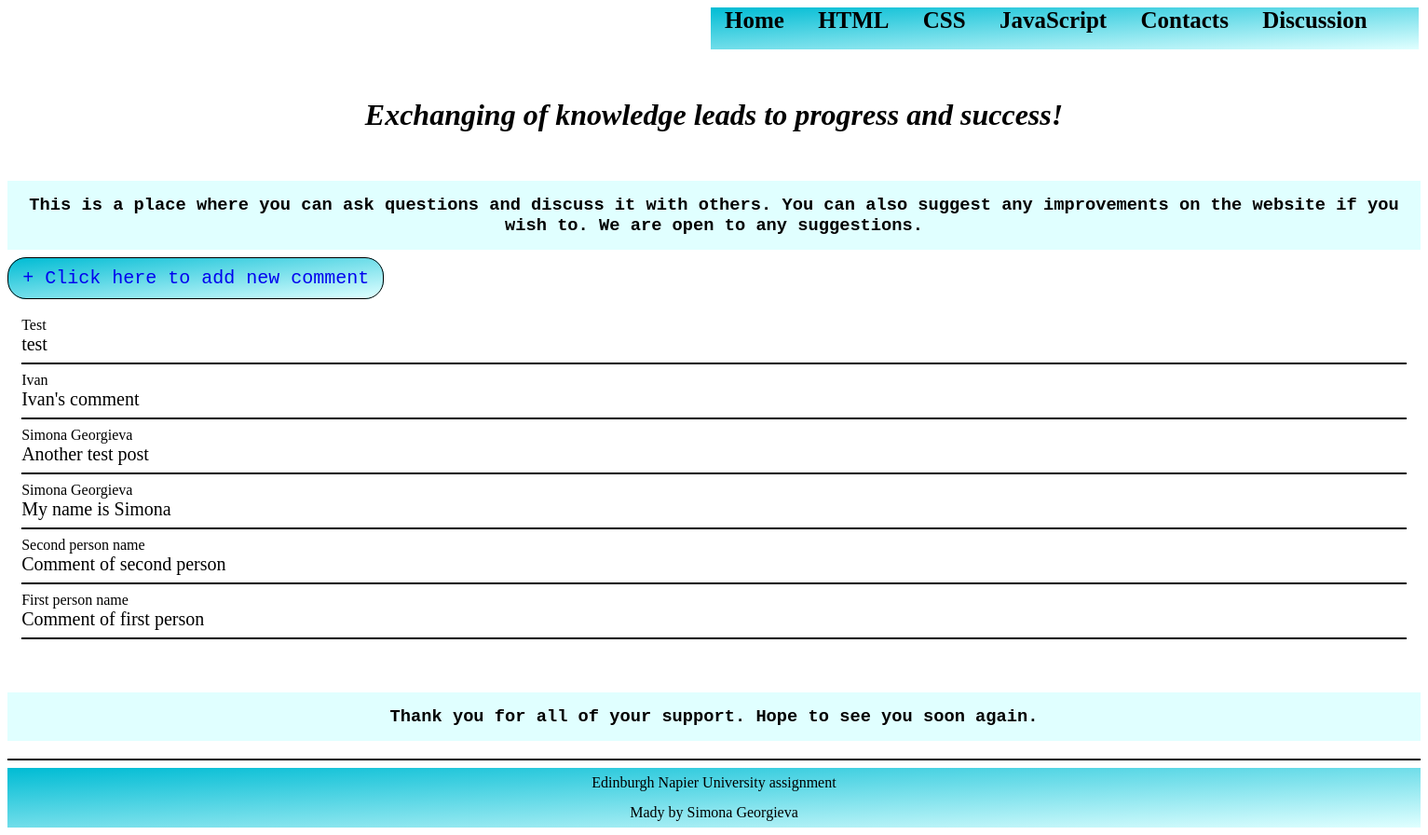
/discussion/, run on an earlier commit of the app's database.
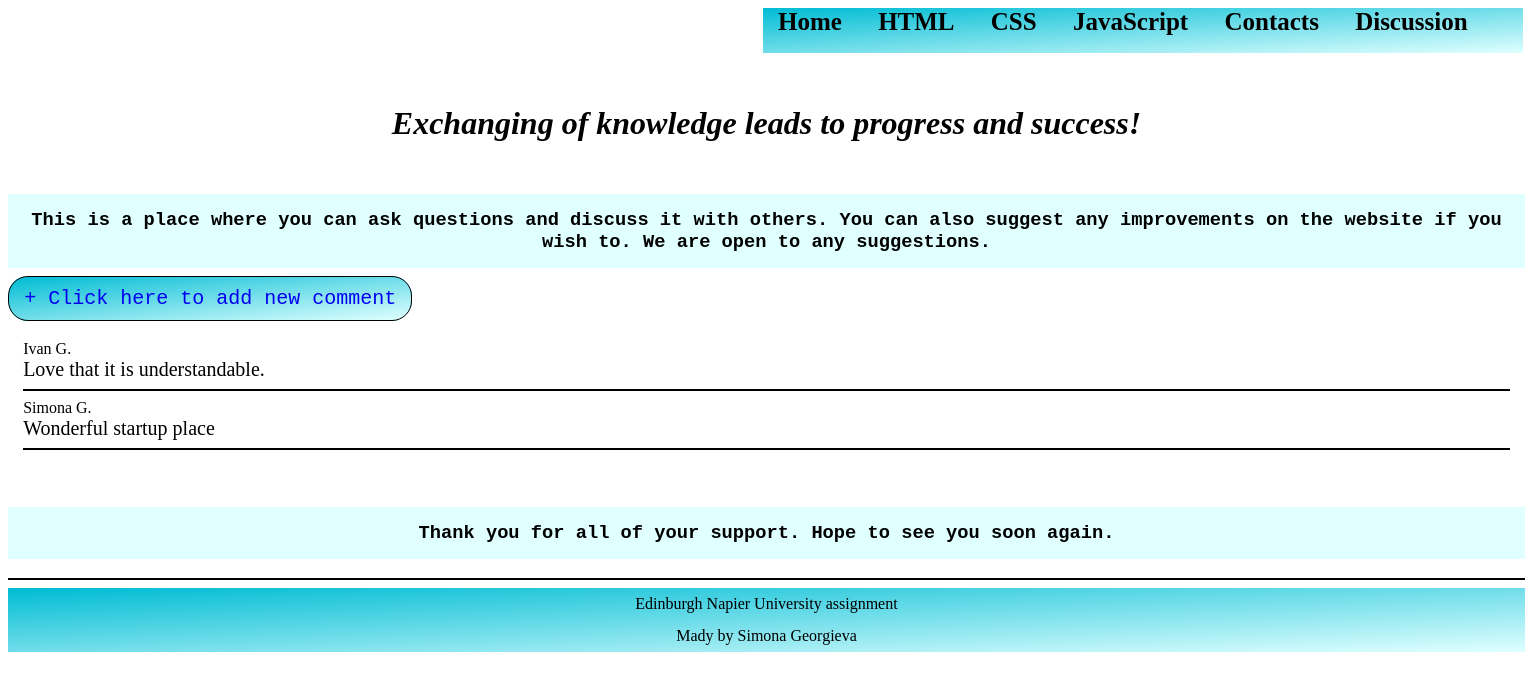
And on a later commit of the database.
### tables this page shows
CREATE TABLE posts (
	id INTEGER PRIMARY KEY AUTOINCREMENT,
	name TEXT NOT NULL,
	comment TEXT NOT NULL
);

### app.py (the view)
@app.route('/discussion/')
def discussion():
	conn = get_db_connection()
	posts = conn.execute('SELECT * FROM posts ORDER BY id DESC').fetchall()
	conn.close()
	return render_template('discussion.html', posts=posts)

### app.py (called while the page is built)
def get_db_connection():
	conn = sqlite3.connect('database.db')
	conn.row_factory = sqlite3.Row
	return conn

### templates/discussion.html
{% extends "master.html" %}
{% block contentHead %}
	<link rel="stylesheet" href="{{ url_for('static', filename='discussion.css') }}">
{% endblock %}
{% block content %}
	<h1><i>Exchanging of knowledge leads to progress and success!</i></h1>
	<h3>This is a place where you can ask questions and discuss it with others. You can also suggest any improvements on the website if you wish to. We are open to any suggestions.</h3>
	<a href="/create" class="add-comment">+ Click here to add new comment</a>
	<div class="container">
	{% for post in posts %}
		<p> {{ post['name'] }} </p>
		<p class="comment"> {{ post['comment'] }} </p>
		<hr>
	{% endfor %}
	</div>
	<h3>Thank you for all of your support. Hope to see you soon again.</h3>
{% endblock %}

### templates/master.html
<!doctype html>
<head>
	<link rel="stylesheet" href="{{ url_for('static', filename='master.css') }}">
	{% block contentHead %}
	{% endblock %}
</head>
<body>
	<nav class = "topnav">
		<a href="/home" class="navigation">Home</a>
		<a href="/htmlIntro" class="navigation">HTML</a>
		<a href="/cssIntro" class="navigation">CSS</a>
		<a href="/jsIntro" class="navigation">JavaScript</a>
		<a href="/contacts" class="navigation">Contacts</a>
		<a href="/discussion" class="navigation">Discussion</a>
	</nav>
	{% block content %} {% endblock %}
	<hr>
	<footer>
		<p class="footer-content">Edinburgh Napier University assignment <br> Mady by Simona Georgieva</p>
	</footer>
</body>
</html>

### static/master.css (style rules this page uses)
.topnav { height: 45px; width: 760px; margin-left: 755px; font-size: 25px; background-image: linear-gradient(to bottom right, #00bcd4, lightcyan); }
.navigation { font-weight: bolder; padding: 5px 15px; text-decoration: none; font-family: cursive; color: black; }
footer { background-image: linear-gradient(to bottom right, #00bcd4, lightcyan); }
.footer-content { text-align: center; margin: 5px; line-height: 2; }
hr { border: 1px solid; }

### static/discussion.css (style rules this page uses)
h1 { text-align: center; padding: 2%; }
h3 { background-color: lightcyan; font-family: "Lucida Console", Courier, monospace; padding: 1%; text-align: center; }
p { margin: 0; }
.comment { font-size: 20px; }
.container { padding: 2% 1%; }
.add-comment { font-family: "Lucida Console", Courier, monospace; font-size: 20px; padding: 10px 1%; text-decoration: none; border: 1px solid black; background-image: linear-gradient(to bottom right, #00bcd4, lightcyan); border-radius: 20px; }

What changed in the data, as far as the page shows it:
removed posts: name "Test", comment "test"
removed posts: name "Ivan", comment "Ivan's comment"
removed posts: name "Simona Georgieva", comment "Another test post"
removed posts: name "Simona Georgieva", comment "My name is Simona"
removed posts: name "Second person name", comment "Comment of second person"
removed posts: name "First person name", comment "Comment of first person"
added posts: name "Ivan G.", comment "Love that it is understandable."
added posts: name "Simona G.", comment "Wonderful startup place"
